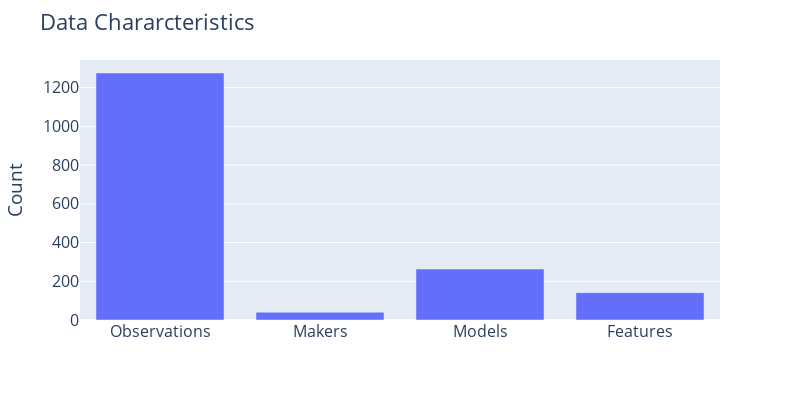

The notebook cell saved with this chart:
### Code cell
l_D = len(df)
c_m = len(df.Make.unique())
c_c = len(df.Model.unique())
n_f = len(df.columns)
fig = px.bar(x=['Observations',"Makers",'Models','Features'],y=[l_D,c_m,c_c,n_f], width=800,height=400)
fig.update_layout(
    title="Data Chararcteristics",
    xaxis_title="",
    yaxis_title="Count",
    font=dict(
        size=16,
    )
)

fig.show()

### Figure 1 — Plotly figure (JSON) as saved in the notebook; plotly's stock layout.template omitted (floating-point values rounded to 4 significant figures)
{"data": [{"alignmentgroup": "True", "hovertemplate": "x=%{x}<br>y=%{y}<extra></extra>", "legendgroup": "", "marker": {"color": "#636efa", "pattern": {"shape": ""}}, "name": "", "offsetgroup": "", "orientation": "v", "showlegend": false, "textposition": "auto", "type": "bar", "x": ["Observations", "Makers", "Models", "Features"], "xaxis": "x", "y": [1276, 40, 263, 141], "yaxis": "y"}], "layout": {"barmode": "relative", "font": {"size": 16}, "height": 400, "legend": {"tracegroupgap": 0}, "margin": {"t": 60}, "title": {"text": "Data Chararcteristics"}, "width": 800, "xaxis": {"anchor": "y", "domain": [0, 1], "title": {"text": ""}}, "yaxis": {"anchor": "x", "domain": [0, 1], "title": {"text": "Count"}}}}
